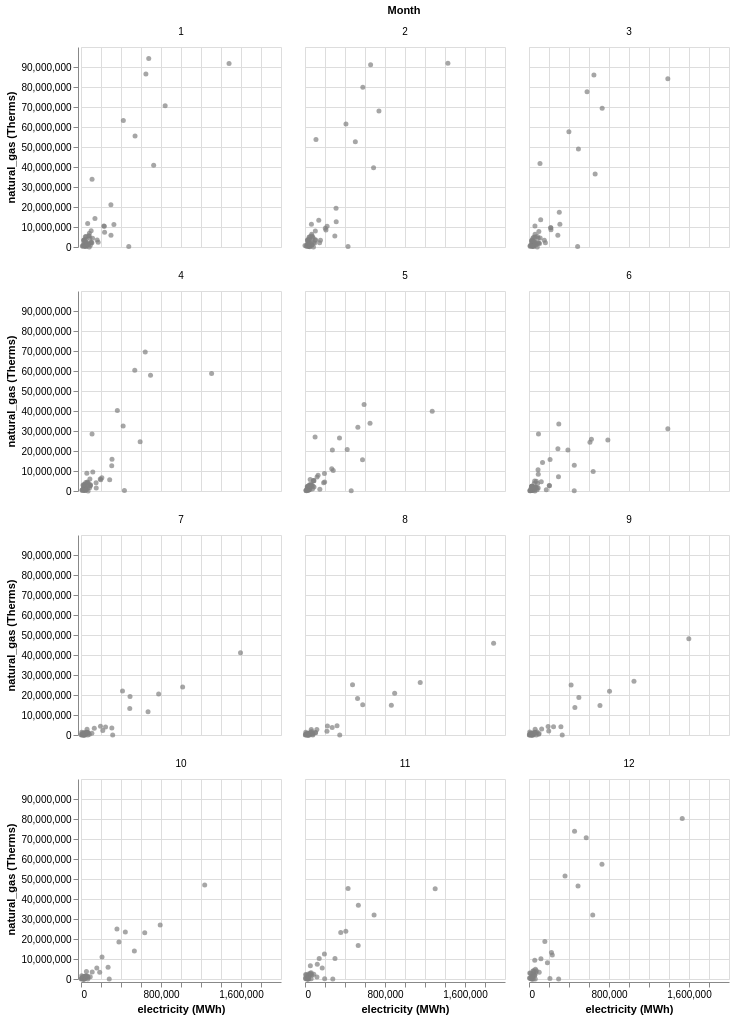

Notebook code cell kept with this figure:
### Code cell
hover=alt.selection_point(on='mouseover', fields=['county_name'], empty=False)

plot = alt.Chart(full_data).mark_circle(size=60).encode(
    x=alt.X('value_x:Q', axis=x_axis),
    y=alt.Y('value_y:Q', axis=y_axis),
    color=alt.condition(hover, alt.ColorValue('red'), alt.ColorValue('grey')),
    size=alt.condition(hover, alt.SizeValue(60), alt.SizeValue(25)),
    tooltip=['county_name:N']).properties(width=200,height=200).add_params(hover).facet(facet=alt.Facet('month:N', title='Month'),columns=3)

plot

### Figure 1 — Vega-Lite specification as saved in the notebook (floating-point values rounded to 4 significant figures; data arrays with more than 128 entries replaced by an {"elided": "..."} marker saying what was removed)
{"config": {"view": {"continuousWidth": 300, "continuousHeight": 300}}, "data": {"name": "data-b3a0d74adffe2c5bd3f81af923b7cfc4"}, "facet": {"field": "month", "title": "Month", "type": "nominal"}, "spec": {"mark": {"type": "circle", "size": 60}, "encoding": {"color": {"condition": {"param": "param_11", "empty": false, "value": "red"}, "value": "grey"}, "size": {"condition": {"param": "param_11", "empty": false, "value": 60}, "value": 25}, "tooltip": [{"field": "county_name", "type": "nominal"}], "x": {"axis": {"title": "electricity (MWh)", "values": [0, 200000, 400000, 600000, 800000, 1000000, 1200000, 1400000, 1600000, 1800000]}, "field": "value_x", "type": "quantitative"}, "y": {"axis": {"title": "natural_gas (Therms)", "values": [0, 10000000, 20000000, 30000000, 40000000, 50000000, 60000000, 70000000, 80000000, 90000000]}, "field": "value_y", "type": "quantitative"}}, "height": 200, "name": "view_9", "width": 200}, "columns": 3, "params": [{"name": "param_11", "select": {"type": "point", "fields": ["county_name"], "on": "mouseover"}, "views": ["view_9"]}], "$schema": "https://vega.github.io/schema/vega-lite/v5.16.3.json", "datasets": {"data-b3a0d74adffe2c5bd3f81af923b7cfc4": {"elided": "580 records"}}}
